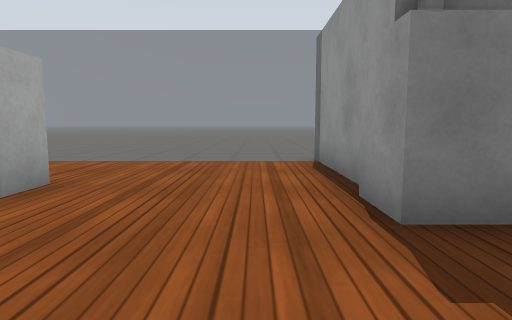
[1] (above)

17 first-person views from a walk through a robot-simulator world made for Gazebo. The camera is 0.72 m above the floor, tilts 6° down and sees 75° across. The floor is counted in squares, 1 m on a side. Each view is taken from the middle of a square. On the plan, view 1 faces up. The plan holds only what a view shows up to about 10 squares ahead; the rest is blank. The robots in the file are not drawn. Gazebo's built-in surfaces are drawn with simple patterns.

[2]
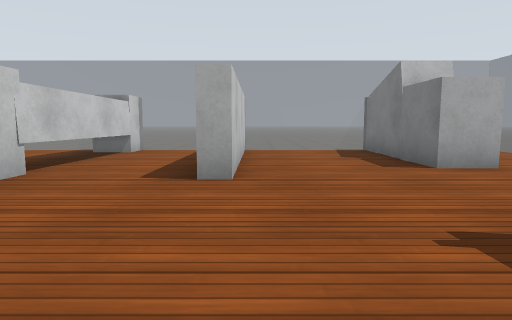

[3]
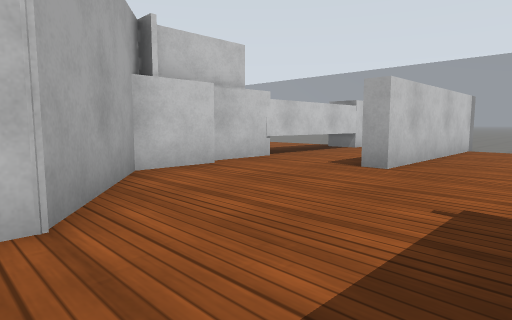

[4]
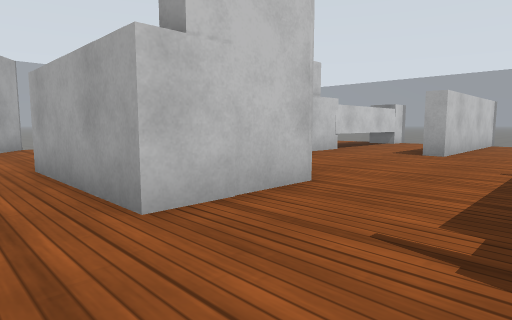

[5]
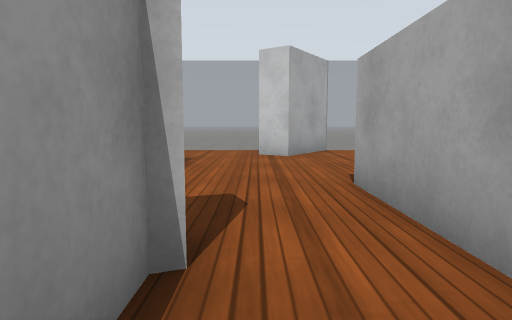

[6]
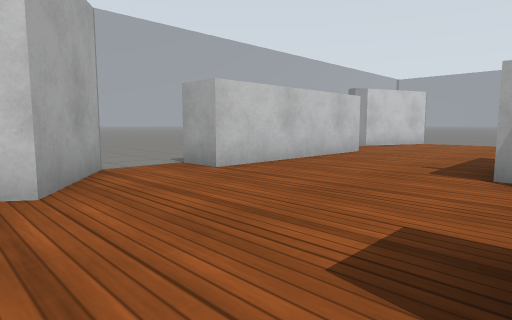

[7]
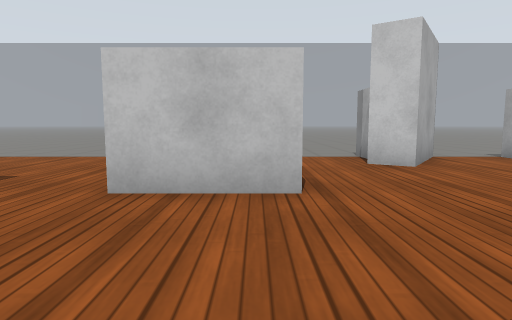

[8]
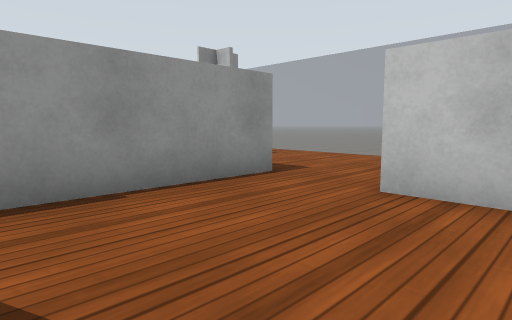

[9]
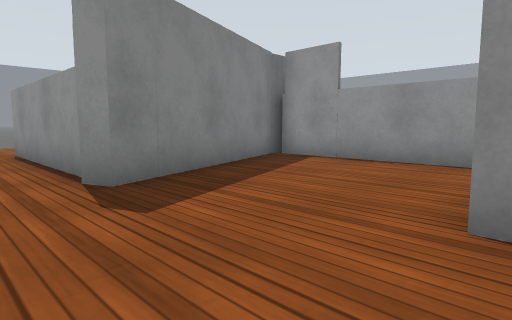

[10]
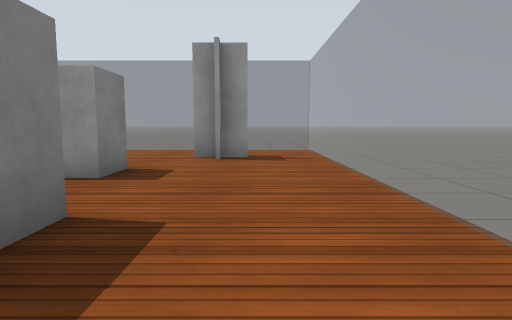

[11]
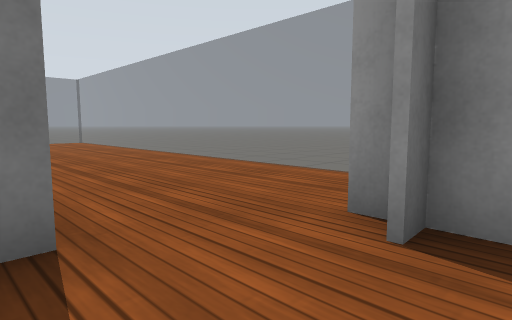

[12]
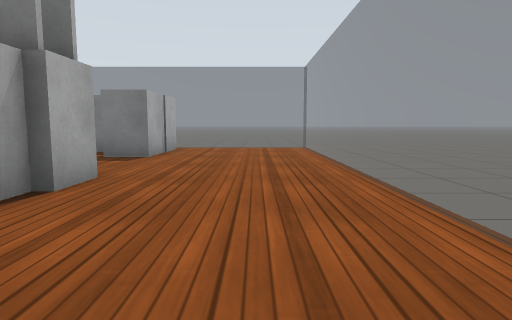

[13]
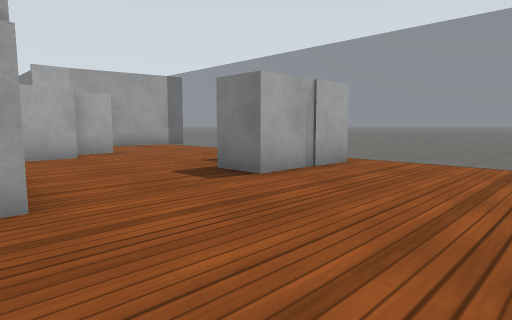

[14]
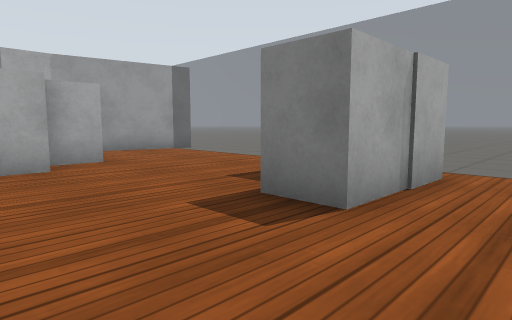

[15]
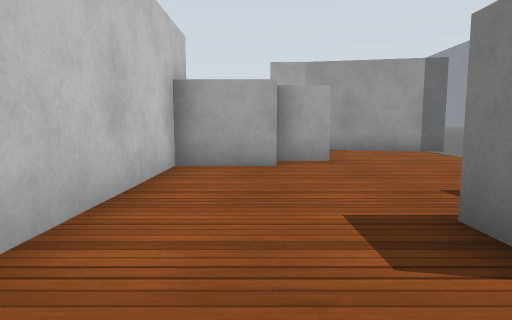

[16]
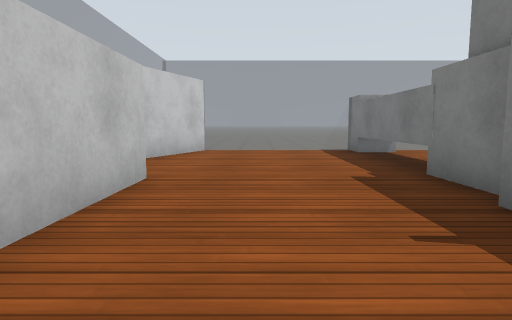

[17]
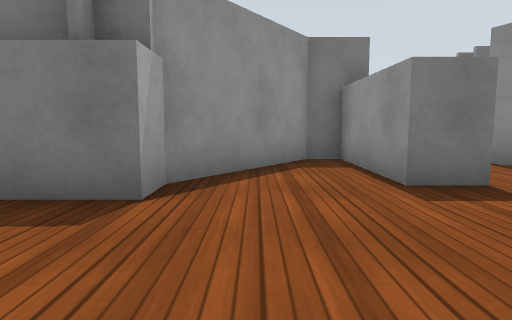

### Floor plan
Key: @ floor where view 1 was taken; # wall or solid block; . floor; = window, fence, low wall or low ledge; B white box; O other object.
Columns run from 7 left of view 1 to 18 right of it. Each row starts with its distance up from view 1.
  7    ======    ====    ===
  6    .....#    #.... BB....=
  5    .....#   #......BB....=
  4 BBBBB...#   O.......B....=
  3 BBBBB...#B    .#.........=
  2 =..............#B........=
  1 =..............#B........=
  0 =......@.......#B###BB...=
 -1  #####....####.####.#....=
 -2 =........##.##.#....#....=
 -3 =......BB#..##......#....=
 -4 BBBBBBBBB#..##......#....=
 -5 =......BB...........#....=
 -6 =...............BB.......=
 -7 =.....................##
 -8 =............BB..........=
 -9 =##...#####..B...........=
-10    #      ===B=== =======.

Positions as (right, up) in squares from view 1, and headings:
1: (0, 0), facing up
2: (3, 0), facing left
3: (4, 2), facing down-left
4: (7, 2), facing down-left
5: (7, 0), facing down
6: (7, -4), facing down-left
7: (9, -2), facing down
8: (9, -2), facing down-right
9: (6, -6), facing up-right
10: (8, -8), facing right
11: (13, -8), facing up-right
12: (16, -4), facing up
13: (17, 0), facing up-left
14: (15, 1), facing up-left
15: (15, 2), facing left
16: (3, -7), facing left
17: (3, -8), facing up
